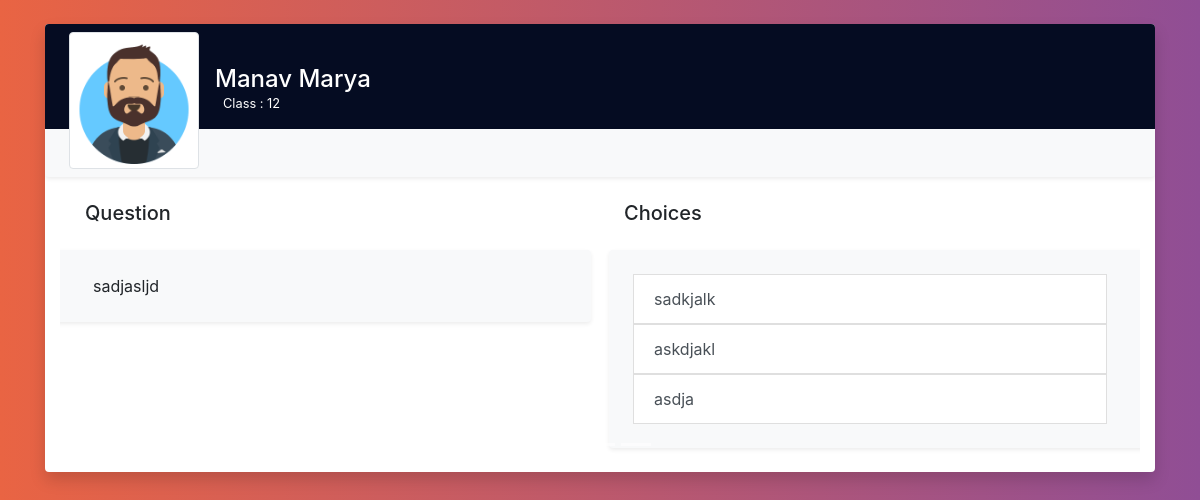
The app's page /quizes/1/view (signed in) with its own data.
### users/models.py (models this page shows, shortened)
class User(AbstractBaseUser, PermissionsMixin):
    name = models.CharField(max_length=100)
    email = models.EmailField(verbose_name="Email Address", max_length=255, unique=True)
    is_staff = models.BooleanField(default=False)
    is_superuser = models.BooleanField(default=False)
    class_name = models.IntegerField(null=True, validators=[MaxValueValidator(13, minmax_error), MinValueValidator(0, minmax_error)])
    teachers = models.ForeignKey(AUTH_USER_MODEL, on_delete=models.CASCADE, limit_choices_to={'is_staff': True}, null=True)
    objects = UserManager()
    USERNAME_FIELD = 'email'
    REQUIRED_FIELDS = ['name']

### questions/models.py (models this page shows, shortened)
class Question(models.Model):
    question_text = models.TextField(max_length=1000)
    quizes = models.ForeignKey(Quiz, on_delete=models.CASCADE, )
    def get_choices(self):
        return self.choice_set.all()

class Choice(models.Model):
    choice_text = models.TextField(max_length=1000)
    question = models.ForeignKey(Question, on_delete=models.CASCADE)
    correct = models.BooleanField(default=False)

### quizes/views.py (the view)
# urls.py: urlpatterns = [ path('quizes/<pk>/view', view_quiz, name='view_quiz'),
def view_quiz(request, pk):
    quiz = Quiz.objects.get(pk=pk)
    return render(request, 'quiz.html', {'quiz': quiz })

### quizes/models.py (called while the page is built)
    def get_questions(self):
        return self.question_set.all()

### quizes/templates/quiz.html (shortened to what this page needs)
{% extends "base.html" %}
{% load static %}
{% block header %}
        {% if user.is_authenticated %}
        <div class="container-fluid" xmlns="http://www.w3.org/1999/html">
            <div class="media align-items-end profile-head row cover px-4 pt-2">
                <div class="profile mr-3 mb-n5"><img src="{% static 'images/avatar_teach_m.png' %}" alt="..." width="130" class="rounded mb-2 img-thumbnail"></div>
                    <div class="media-body mb-0 text-white">
                        <h4 class="mt-0 mb-0">{{ user.name }}</h4>
                        <p class="small"> Class : {{ user.class_name }} </p>
                    </div>
                </div>
                <div class="p-4 rounded shadow-sm bg-light row">
            </div>
        </div>
        {% endif %}
{% endblock %}
{% block content %}
    {% if user.is_authenticated %}
           <div class="container-fluid">
             <div id="carouselExampleControls" class="carousel slide" data-ride="carousel" data-interval="false">
             <ol class="carousel-indicators">
                <li data-target="#carouselExampleIndicators" data-slide-to="0" class="active"></li>
                <li data-target="#carouselExampleIndicators" data-slide-to="1"></li>
                <li data-target="#carouselExampleIndicators" data-slide-to="2"></li>
             </ol>
             <div class="carousel-inner">
                {% for question in quiz.get_questions %}
                    <div class="carousel-item">
                    <div class="row">
                    <div class="col-md-6 col-xs-12 p-4">
                        <div class="row mb-4">
                            <div class="col-md-6 col-xs-12">
                                <h5 class="mb-0 d-inline ml-3 mr-3">Question</h5>
                            </div>
                        </div>
                        <div class="p-4 rounded shadow-sm bg-light row">
                            <div class="col-md-12 col-xs-12">
                                {{ question.question_text }}
                            </div>
                        </div>
                    </div>
                    <div class="col-md-6 col-xs-12 p-4">
                        <div class="row mb-4">
                            <div class="col-md-6 col-xs-12">
                                <h5 class="mb-0 d-inline">Choices</h5>
                            </div>
                        </div>
                        <div class="p-4 rounded shadow-sm bg-light row">
                            <ul class="list-group col-md-12 col-xs-12" style="list-style-type: none;">
                                {% for choice in question.get_choices %}
                                <li class="choice_list">
                                    <form class="add_subques">
                                    <button class="list-group-item list-group-item-action">
                                        {{ choice.choice_text }}
                                    </button>
                                    </form>
                                </li>
                                {% endfor %}
                            </ul>
                        </div>
                    </div>
                    </div>
                    </div>
                {% endfor %}
                </div>
             </div>
           </div>
    {% endif %}
{% endblock content %}

### static/style.css (style rules this page uses)
.cover { background: rgb(5,12,34); background-size: cover; background-repeat: no-repeat }
body { background: #654ea3; background: linear-gradient(to right, #e96443, #904e95); min-height: 100vh; overflow-x: hidden }

### records on screen
User: name "Manav Marya", class_name "12"
Question: question_text "sadjasljd"
Choice: choice_text "sadkjalk"
Choice: choice_text "askdjakl"
Choice: choice_text "asdja"
